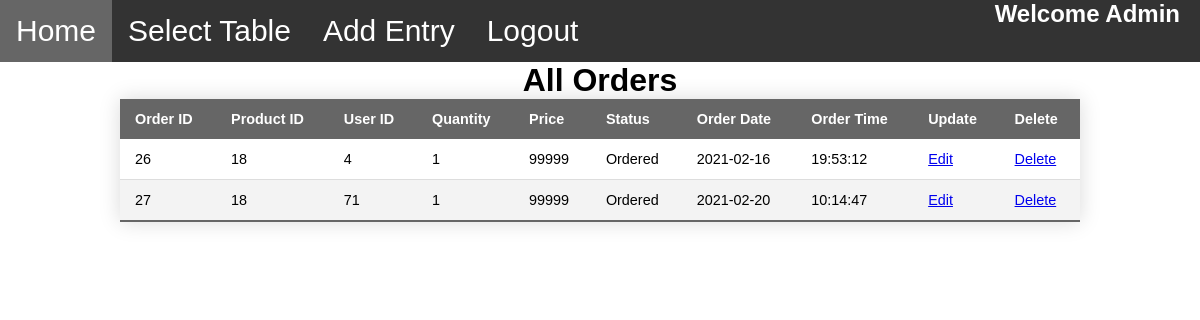
/admin_page.php?page=orders (signed in), run on the app's committed database.
### tables this page shows
CREATE TABLE `orders` (
  `order_id` int(11) NOT NULL,
  `user_id` int(11) NOT NULL,
  `product_id` int(11) NOT NULL,
  `quantity` int(11) NOT NULL,
  `price` int(11) NOT NULL,
  `order_date` date NOT NULL DEFAULT current_timestamp(),
  `order_time` time NOT NULL DEFAULT current_timestamp(),
  `status` varchar(50) NOT NULL DEFAULT 'Ordered'
);

### admin/all_orders.php (the view, shortened to what this page needs)
<h1 align="center">All Orders</h1>
<table align="center" class="styled-table" style="margin-bottom: 50px;">
    <thead>
        <tr>
            <th>Order ID</th>
            <th>Product ID</th>
            <th>User ID</th>
            <th>Quantity</th>
            <th>Price</th>
            <th>Status</th>
            <th>Order Date</th>
            <th>Order Time</th>
            <th>Update</th>
            <th>Delete</th>
        </tr>
    </thead>
    <tbody>
        <tr class="active-row">
            <?php
            $con = mysqli_connect("localhost","root","","store") or die("Database Connectivity Failed");
            try
            {
                $query = "select * from orders order by order_date,order_time desc";
                $result = mysqli_query($con,$query);
                if($result>0)
                {
                    while($or = mysqli_fetch_assoc($result))
                    {
                    ?>
                        <td><?php echo $or['order_id']; ?></td>
                        <td><?php echo $or['product_id']; ?></td>
                        <td><?php echo $or['user_id']; ?></td>
                        <td><?php echo $or['quantity']; ?></td>
                        <td><?php echo $or['price']; ?></td>
                        <td><?php echo $or['status']; ?></td>
                        <td><?php echo $or['order_date']; ?></td>
                        <td><?php echo $or['order_time']; ?></td>
                        <td><a href="admin/update_order.php?id=<?php echo $or['order_id']; ?>">Edit</a></td>
                        <td><a onclick="return confirm('Do you want to delete this record from orders table.');" href="admin/delete_order.php?id=<?php echo $or['order_id']; ?>">Delete</a></td>
                    </tr>
                    <?php
                    }
                }
                else
                {
                    echo "0 Recorrds".mysqli_error($con);
                }
            }
            catch(Exception $e)
            {
              echo "Error ->".$e->getMessage();
            }
            ?>
    </tbody>
</table>

### style.css (style rules this page uses)
* { font-family: sans-serif; }
body { margin: 0; padding: 0; }
.styled-table { border-collapse: collapse; margin-left: 10%; font-size: 0.9em; font-family: sans-serif; width: 80%; box-shadow: 0 0 20px rgba(0, 0, 0, 0.15); }
.styled-table thead tr { background-color: #666; color: #ffffff; text-align: left; }
.styled-table th, .styled-table td { padding: 12px 15px; }
.styled-table tbody tr { border-bottom: 1px solid #dddddd; }
::placeholder { color: white }

### admin_page.php (style rules this page uses)
* { margin: 0px; }

### data on the page
orders: order_id "26", product "18", user "4", quantity "1", price "99999", status "Ordered", order_date "2021-02-16", order_time "19:53:12"
orders: order_id "27", product "18", user "71", quantity "1", price "99999", status "Ordered", order_date "2021-02-20", order_time "10:14:47"
